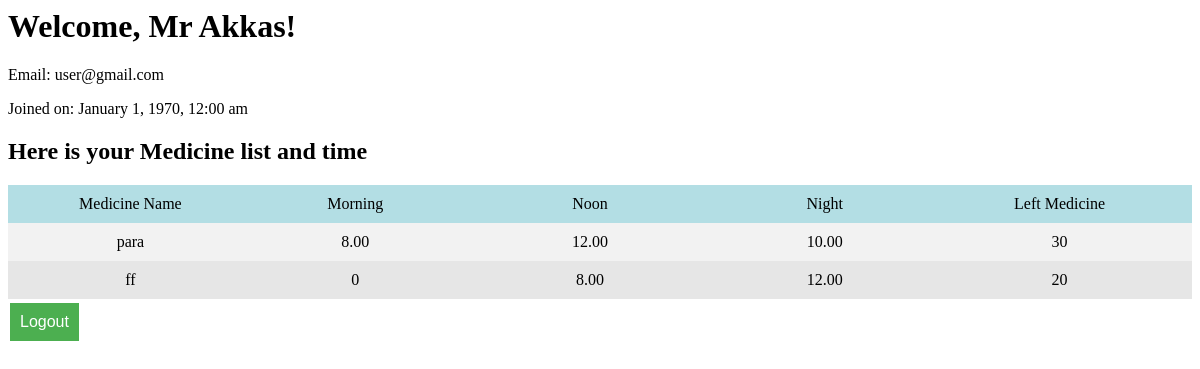
The page /user_dashboard.php (signed in) on the database its author committed.
### tables this page shows
CREATE TABLE `patient` (
  `p_id` int(11) NOT NULL,
  `p_name` varchar(50) NOT NULL,
  `p_phone` varchar(50) NOT NULL,
  `p_email` varchar(50) NOT NULL,
  `p_password` varchar(50) NOT NULL
);

CREATE TABLE `medicine` (
  `p_id` int(11) NOT NULL,
  `m_id` int(11) NOT NULL,
  `m_name` varchar(50) NOT NULL,
  `left_medicine` int(11) DEFAULT NULL,
  `first_time` varchar(50) DEFAULT NULL,
  `second_time` varchar(50) DEFAULT NULL,
  `third_time` varchar(50) DEFAULT NULL,
  `status` varchar(50) DEFAULT NULL
);

### user_dashboard.php (the view, shortened to what this page needs)
<?php
include_once "connection.php";
  $query = "SELECT * FROM patient WHERE p_email='{$_SESSION['username']}'";
  $result = mysqli_query($db, $query);
  $user = mysqli_fetch_assoc($result);
  $created = date("F j, Y, g:i a", strtotime($user['p_id']));
  echo "<h1>Welcome, {$user['p_name']}!</h1>";
  echo "<p>Email: {$user['p_email']}</p>";
  echo "<p>Joined on: {$created}</p>";
  echo "<h2> Here is your Medicine list and time</h2>";
  $query1 = "SELECT * FROM medicine WHERE p_id='{$user['p_id']}'";
  $result1 = mysqli_query($db, $query1);
  if ($result1->num_rows > 0) {
?>
            <div class="row1">
                <div class="col col1"><?php echo "Medicine Name"; ?> </div>
                <div class="col col2"><?php echo "Morning"; ?> </div>
                <div class="col col2"><?php echo "Noon"; ?> </div>
                <div class="col col2"><?php echo "Night"; ?> </div>
                <div class="col col2"><?php echo "Left Medicine"; ?> </div>
            </div>
<?php
    while($row = $result1->fetch_assoc()) {
        ?>
              <div class="row">
                <div class="col col1"><?php echo $row["m_name"]; ?> </div>
                <div class="col col2"><?php echo $row["first_time"]; ?> </div>
                <div class="col col2"><?php echo $row["second_time"]; ?> </div>
                <div class="col col2"><?php echo $row["third_time"]; ?> </div>
                <div class="col col2"><?php echo $row["left_medicine"]; ?> </div>
              </div>
        <?php
    }
    ?>
    <?php
}
else {
    echo "0 results";
    ?>
<?php
}
  ?>
<a href="logout.php"><button>Logout</button></a>
<link rel="stylesheet" href="admin_dashboard.css">

### admin_dashboard.css (style rules this page uses)
.row { display: flex; align-items: center; justify-content: space-between; background-color: #f2f2f2; padding: 10px; }
.row1 { display: flex; align-items: center; justify-content: space-between; background-color: #b3dee4; padding: 10px; }
.row:nth-child(odd) { background-color: #e6e6e6; }
.col { flex: 1; text-align: center; }
.col2 { margin-right: 10px; }
button { background-color: #4CAF50; color: white; border: none; padding: 10px; text-align: center; text-decoration: none; display: inline-block; font-size: 16px; margin: 4px 2px; cursor: pointer; }

### rows shown on the page
patient: p_name "Mr Akkas", p_email "user@gmail.com", p_id "January 1, 1970, 12:00 am"
medicine: m_name "para", first_time "8.00", second_time "12.00", third_time "10.00", left_medicine "30"
medicine: m_name "ff", first_time "0", second_time "8.00", third_time "12.00", left_medicine "20"
